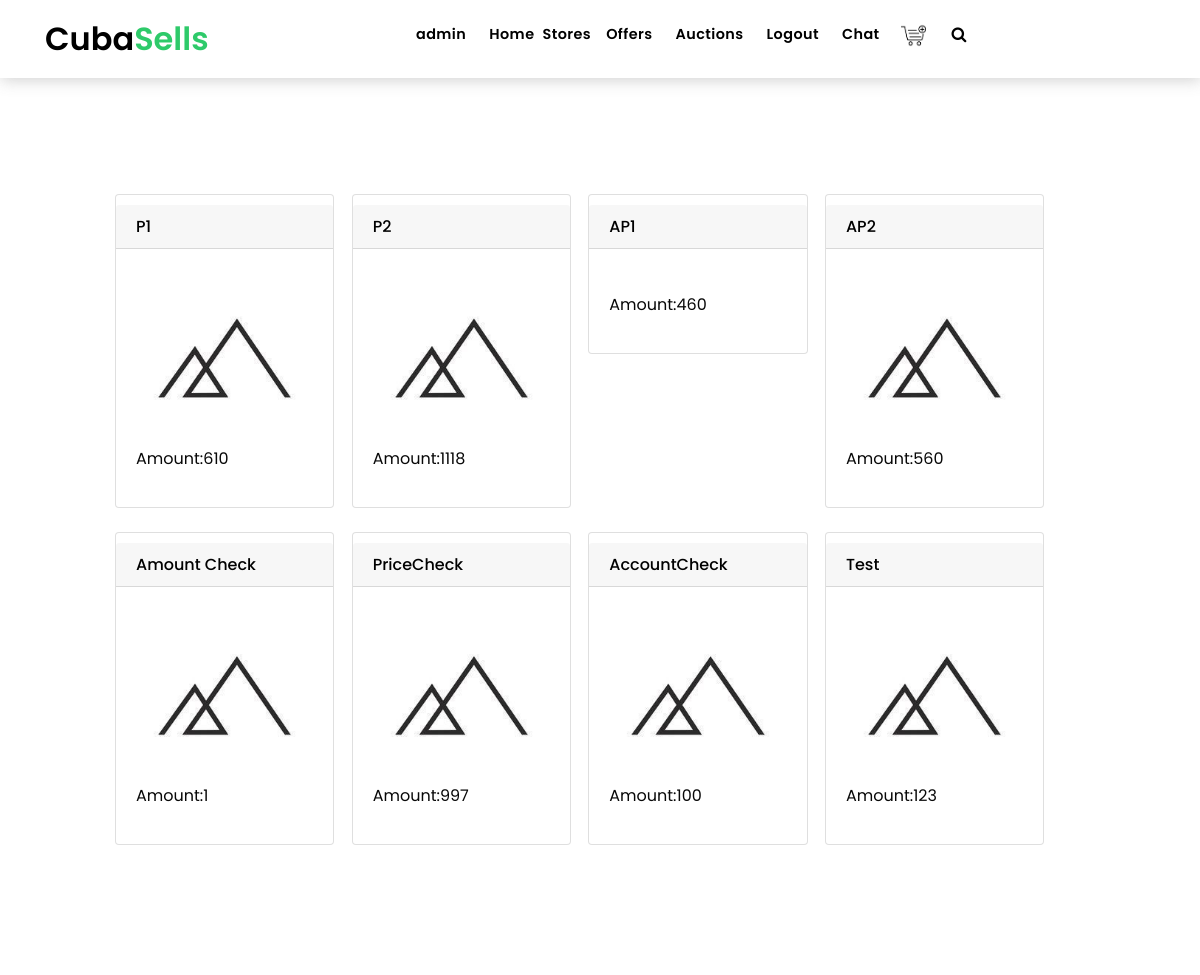
Page /product/ (signed in, upper part) on the earlier database version.
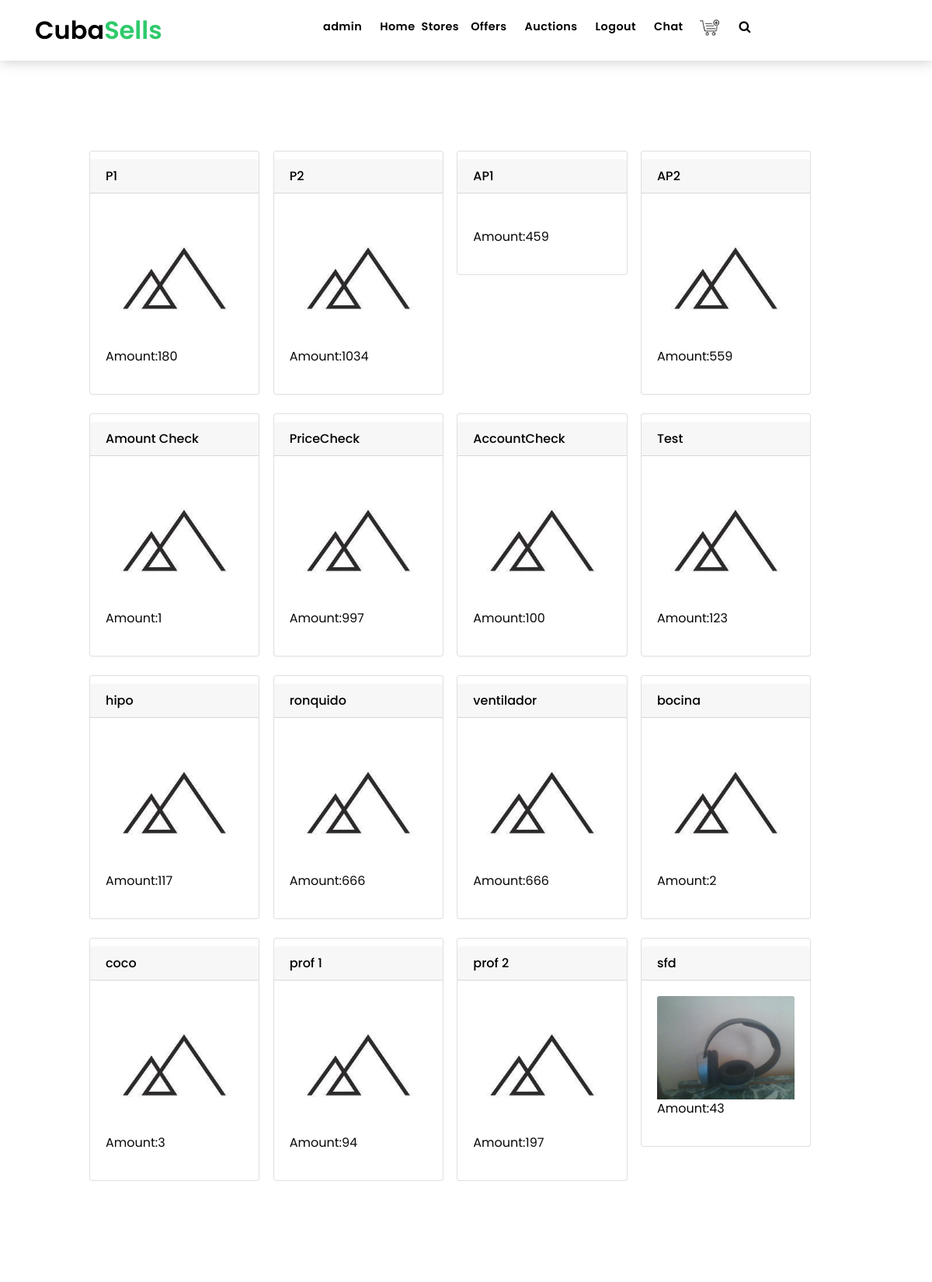
Same page on the later database version.
### project/models.py (models this page shows, shortened)
class Product(models.Model):
    store_amount = models.PositiveIntegerField(name = "Store_Amount")
    store = models.ForeignKey(Store,name = 'Store',default=-1, on_delete=models.CASCADE)
    name = models.CharField(name='Name',max_length=150)
    description = models.CharField(name="Description",max_length=400, default='',help_text='Description',blank=True)
    images = models.ManyToManyField(Image, name='Images',related_name='Images_Product',blank=True)
    tags = models.ManyToManyField(Tag, name='Tags',related_name='Tags_Product',blank=True)

class Image(models.Model):
    name = models.CharField(name='Name',max_length=200)
    image = models.ImageField(name = 'Image', upload_to='images',default='default.jpg')
    owner = models.ForeignKey('project.MyUser', name="Owner", on_delete=models.CASCADE)

### project/product/views.py (the view, shortened to what this page needs)
# urls.py: path('',ProductListView.as_view(),name='product_list'),
class ProductListView(FilterOrderAuthenticateListView):
    model = Product
    template_name='product/list.html'
    permission = 'project.view_product'
    form_order = ProductOrderForm
    form_filter = ProductFilter
    def get_context_data(self,object_list=None,**kwargs):
        context = super().get_context_data(object_list,**kwargs)
        try:
            context['store_id'] = kwargs['store_id']
            context['store'] = Store.objects.get(id=kwargs['store_id'])
        except:
            pass
        return context
    def get(self,request,*args, **kwargs):
        return super().get(request,*args, **kwargs)
    def get_queryset(self):
        if self.queryset is not None:
            queryset = self.queryset
            if isinstance(queryset, QuerySet):
                queryset = queryset.all()
        elif self.model is not None:
            try:
                queryset = self.model.objects.filter(Store__id=self.kwargs['store_id'])
            except KeyError:
                queryset = self.model._default_manager.all()
        ordering = self.get_ordering()
        if ordering:
            if isinstance(ordering, str):
                ordering = (ordering,)
            queryset = queryset.order_by(*ordering)
        return queryset

### project/custom/views.py (called while the page is built)
    def other_condition(self, request,*args, **kwargs):
        return True

    def get_ordering(self,data = None):
        if data:
            sort_by = [x for x in data if data[x]]
            sort_by = {x:data[f'{x}_decrease'] for x in sort_by if not x.endswith('_decrease') }
            self.ordering = [ (f"-{x}" if sort_by[x] else x) for x in sort_by]
        return self.ordering

    def get_context_data(self, object_list=None,**kwargs):
        context = super().get_context_data(object_list=object_list,**kwargs)
        try:
            context["order"] = kwargs['form']
            context["filter"] = kwargs['form2']
        except KeyError:
            pass
        return context

    def get_form(self,request,get=True):
        if get:
            return self.form_order(request.GET)
        return self.form_order(request.POST)

    def get_form_cleaned_data(self,form):
        form.full_clean()
        return form.cleaned_data

### templates/product/list.html (shortened to what this page needs)
{% extends "base/list2.html" %}
{% load static %}
{%block search%}
    <button type="button" class="btn btn-search navbar-toggle-box-collapse d-none d-md-block" data-toggle="collapse"
        data-target="#navbarTogglerDemo01" aria-expanded="false" style="background-color: white; height: 5px;">
        <span class="fa fa-search" aria-hidden="false"></span>
    </button>
{%endblock search%}
{% block header %}
<h1>Product List</h1>
{% endblock header %}
{%block add_features%}
    <p class = "black">Amount:{{object.Store_Amount}}</p>
{%endblock add_features%}

### templates/base/list2.html (shortened to what this page needs)
{% extends 'base/base.html' %}
{%load static %}
{% block body %}
    {% if object_list %}
    <div class = "container" style = "margin-left:auto; margin-right: auto; margin-top: 10px;">
    <div class="row prod" >
        {% for object in object_list%}
        <div class="col-lg-2 col-md-6 mb-4 btn-modify ">
        <div class="card h-70 card-width top">
                <h6 class="container card-header" >
                    {%block url %}
                        <a href="{% url 'product:product_view' object.id %}">{{object.Name}}</a>
                    {%endblock url%}
                </h6>
                <div class="card-body">
                    {% block image %}
                    {%if not object.Images.all%}
                    <a><img class="card-img-top" src="{% static 'img/not_found.jpg' %}" alt=""></a>
                    {%else%}
                    <img class="card-img-top" src="{% static object.Images.all.first.Image.url %}" alt="">
                    {%endif%}
                    {% endblock image %}
                    {% block tag%}
                    <div class  = "black">
                        {%block add_features%}
                        {%endblock add_features%}
                    </div>
                    {%endblock tag%}
                </div>
            </div>
        </div>
        {%endfor%}
    </div>
</div>
    {%else%}
    {%block else%}
    {%endblock else%}
    {%endif%}
{% endblock body %}

Differences in the rows shown:
changed Product (number 1 of 16 on the later page): Store_Amount "610" → "180"
changed Product (number 2 of 16 on the later page): Store_Amount "1118" → "1034"
changed Product "AP1": Store_Amount "460" → "459"
changed Product "AP2": Store_Amount "560" → "559"
added Product: Name "hipo", Store_Amount "117"
added Product: Name "ronquido", Store_Amount "666"
added Product: Name "ventilador", Store_Amount "666"
added Product: Name "bocina", Store_Amount "2"
added Product: Name "coco", Store_Amount "3"
added Product: Name "prof 1", Store_Amount "94"
added Product: Name "prof 2", Store_Amount "197"
added Product: Name "sfd", id.Image (picture), Store_Amount "43"
